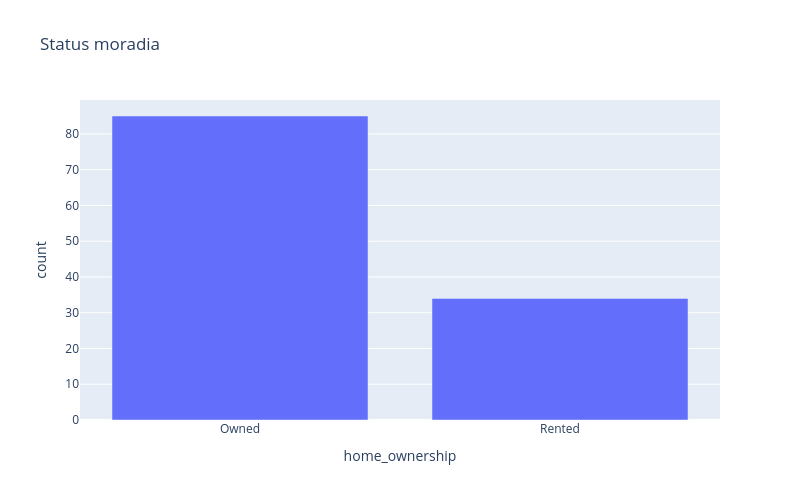

Write notebook code for a chart like this one.
### Markdown cell above
A maior parcela das pessoas possui nível superior ou mais (68%), sendo o nível superior completo a faixa de formação predominante com aproximadamente 28%.

### Code cell
df_count = df['home_ownership'].value_counts().reset_index()
df_count.columns = ['home_ownership', 'count']
fig = px.bar(
    df_count,
    x='home_ownership',
    y='count',
    title='Status moradia'
)
fig.update_layout(width=800, height=500)

fig.show()

### Figure 1 — Plotly figure (JSON) as saved in the notebook; plotly's stock layout.template omitted (floating-point values rounded to 4 significant figures)
{"data": [{"hovertemplate": "home_ownership=%{x}<br>count=%{y}<extra></extra>", "legendgroup": "", "marker": {"color": "#636efa", "pattern": {"shape": ""}}, "name": "", "orientation": "v", "showlegend": false, "textposition": "auto", "type": "bar", "x": ["Owned", "Rented"], "xaxis": "x", "y": [85, 34], "yaxis": "y"}], "layout": {"barmode": "relative", "height": 500, "legend": {"tracegroupgap": 0}, "title": {"text": "Status moradia"}, "width": 800, "xaxis": {"anchor": "y", "domain": [0, 1], "title": {"text": "home_ownership"}}, "yaxis": {"anchor": "x", "domain": [0, 1], "title": {"text": "count"}}}}
